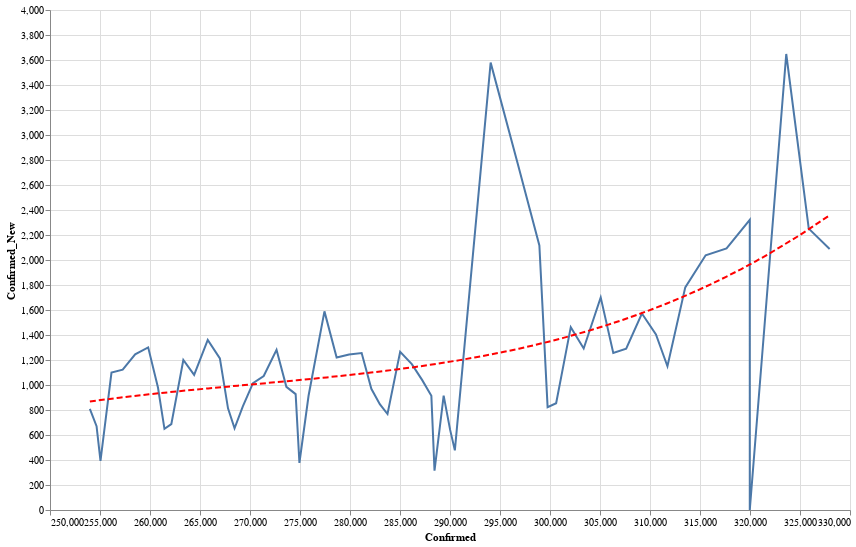

The notebook cell this image was saved under:
### Code cell
data = county_data('CA')
state = alt.Chart(data[data['County'] == 'Los Angeles'].sort_values('Date').tail(60)).mark_line().encode(
    x='Confirmed:Q',
    y='Confirmed_New:Q'
)
reg = state.transform_regression("Confirmed", "Confirmed_New", method="poly").mark_line(color='red', strokeDash=[6,3])
(state+reg).properties(width=800, height=500).interactive()

### Figure 1 — Vega-Lite specification as saved in the notebook (floating-point values rounded to 4 significant figures)
{"config": {"view": {"continuousWidth": 400, "continuousHeight": 300}}, "layer": [{"mark": "line", "encoding": {"x": {"type": "quantitative", "field": "Confirmed"}, "y": {"type": "quantitative", "field": "Confirmed_New"}}, "selection": {"selector006": {"type": "interval", "bind": "scales", "encodings": ["x", "y"]}}}, {"mark": {"type": "line", "color": "red", "strokeDash": [6, 3]}, "encoding": {"x": {"type": "quantitative", "field": "Confirmed"}, "y": {"type": "quantitative", "field": "Confirmed_New"}}, "transform": [{"on": "Confirmed", "regression": "Confirmed_New", "method": "poly"}]}], "data": {"name": "data-1ce86162d3be769c9922ef869290c54b"}, "height": 500, "width": 800, "$schema": "https://vega.github.io/schema/vega-lite/v4.8.1.json", "datasets": {"data-1ce86162d3be769c9922ef869290c54b": [{"County": "Los Angeles", "Date": "09-13-2020", "Confirmed": 254000.0, "Deaths": 6208.0, "Recovered": 0.0, "Confirmed_New": 809.0, "Deaths_New": 11.0, "Recovered_New": 0.0, "Active": 247800.0}, {"County": "Los Angeles", "Date": "09-14-2020", "Confirmed": 254700.0, "Deaths": 6231.0, "Recovered": 0.0, "Confirmed_New": 671.0, "Deaths_New": 23.0, "Recovered_New": 0.0, "Active": 248400.0}, {"County": "Los Angeles", "Date": "09-15-2020", "Confirmed": 255000.0, "Deaths": 6273.0, "Recovered": 0.0, "Confirmed_New": 393.0, "Deaths_New": 42.0, "Recovered_New": 0.0, "Active": 248800.0}, {"County": "Los Angeles", "Date": "09-16-2020", "Confirmed": 256100.0, "Deaths": 6303.0, "Recovered": 0.0, "Confirmed_New": 1099.0, "Deaths_New": 30.0, "Recovered_New": 0.0, "Active": 249800.0}, {"County": "Los Angeles", "Date": "09-17-2020", "Confirmed": 257300.0, "Deaths": 6324.0, "Recovered": 0.0, "Confirmed_New": 1123.0, "Deaths_New": 21.0, "Recovered_New": 0.0, "Active": 250900.0}, {"County": "Los Angeles", "Date": "09-18-2020", "Confirmed": 258500.0, "Deaths": 6330.0, "Recovered": 0.0, "Confirmed_New": 1245.0, "Deaths_New": 6.0, "Recovered_New": 0.0, "Active": 252200.0}, {"County": "Los Angeles", "Date": "09-19-2020", "Confirmed": 259800.0, "Deaths": 6330.0, "Recovered": 0.0, "Confirmed_New": 1301.0, "Deaths_New": 0.0, "Recovered_New": 0.0, "Active": 253500.0}, {"County": "Los Angeles", "Date": "09-20-2020", "Confirmed": 260800.0, "Deaths": 6353.0, "Recovered": 0.0, "Confirmed_New": 980.0, "Deaths_New": 23.0, "Recovered_New": 0.0, "Active": 254400.0}, {"County": "Los Angeles", "Date": "09-21-2020", "Confirmed": 261400.0, "Deaths": 6366.0, "Recovered": 0.0, "Confirmed_New": 649.0, "Deaths_New": 13.0, "Recovered_New": 0.0, "Active": 255100.0}, {"County": "Los Angeles", "Date": "09-22-2020", "Confirmed": 262100.0, "Deaths": 6401.0, "Recovered": 0.0, "Confirmed_New": 687.0, "Deaths_New": 35.0, "Recovered_New": 0.0, "Active": 255700.0}, {"County": "Los Angeles", "Date": "09-23-2020", "Confirmed": 263300.0, "Deaths": 6423.0, "Recovered": 0.0, "Confirmed_New": 1200.0, "Deaths_New": 22.0, "Recovered_New": 0.0, "Active": 256900.0}, {"County": "Los Angeles", "Date": "09-24-2020", "Confirmed": 264400.0, "Deaths": 6455.0, "Recovered": 0.0, "Confirmed_New": 1081.0, "Deaths_New": 32.0, "Recovered_New": 0.0, "Active": 258000.0}, {"County": "Los Angeles", "Date": "09-25-2020", "Confirmed": 265800.0, "Deaths": 6488.0, "Recovered": 0.0, "Confirmed_New": 1361.0, "Deaths_New": 33.0, "Recovered_New": 0.0, "Active": 259300.0}, {"County": "Los Angeles", "Date": "09-26-2020", "Confirmed": 267000.0, "Deaths": 6504.0, "Recovered": 0.0, "Confirmed_New": 1213.0, "Deaths_New": 16.0, "Recovered_New": 0.0, "Active": 260500.0}, {"County": "Los Angeles", "Date": "09-27-2020", "Confirmed": 267800.0, "Deaths": 6514.0, "Recovered": 0.0, "Confirmed_New": 813.0, "Deaths_New": 10.0, "Recovered_New": 0.0, "Active": 261300.0}, {"County": "Los Angeles", "Date": "09-28-2020", "Confirmed": 268500.0, "Deaths": 6515.0, "Recovered": 0.0, "Confirmed_New": 654.0, "Deaths_New": 1.0, "Recovered_New": 0.0, "Active": 261900.0}, {"County": "Los Angeles", "Date": "09-29-2020", "Confirmed": 269300.0, "Deaths": 6551.0, "Recovered": 0.0, "Confirmed_New": 829.0, "Deaths_New": 36.0, "Recovered_New": 0.0, "Active": 262700.0}, {"County": "Los Angeles", "Date": "09-30-2020", "Confirmed": 270300.0, "Deaths": 6576.0, "Recovered": 0.0, "Confirmed_New": 1015.0, "Deaths_New": 25.0, "Recovered_New": 0.0, "Active": 263700.0}, {"County": "Los Angeles", "Date": "10-01-2020", "Confirmed": 271400.0, "Deaths": 6610.0, "Recovered": 0.0, "Confirmed_New": 1072.0, "Deaths_New": 34.0, "Recovered_New": 0.0, "Active": 264800.0}, {"County": "Los Angeles", "Date": "10-02-2020", "Confirmed": 272700.0, "Deaths": 6626.0, "Recovered": 0.0, "Confirmed_New": 1282.0, "Deaths_New": 16.0, "Recovered_New": 0.0, "Active": 266000.0}, {"County": "Los Angeles", "Date": "10-03-2020", "Confirmed": 273600.0, "Deaths": 6642.0, "Recovered": 0.0, "Confirmed_New": 985.0, "Deaths_New": 16.0, "Recovered_New": 0.0, "Active": 267000.0}, {"County": "Los Angeles", "Date": "10-04-2020", "Confirmed": 274600.0, "Deaths": 6647.0, "Recovered": 0.0, "Confirmed_New": 927.0, "Deaths_New": 5.0, "Recovered_New": 0.0, "Active": 267900.0}, {"County": "Los Angeles", "Date": "10-05-2020", "Confirmed": 274900.0, "Deaths": 6654.0, "Recovered": 0.0, "Confirmed_New": 377.0, "Deaths_New": 7.0, "Recovered_New": 0.0, "Active": 268300.0}, {"County": "Los Angeles", "Date": "10-06-2020", "Confirmed": 275900.0, "Deaths": 6681.0, "Recovered": 0.0, "Confirmed_New": 914.0, "Deaths_New": 27.0, "Recovered_New": 0.0, "Active": 269200.0}, {"County": "Los Angeles", "Date": "10-07-2020", "Confirmed": 277400.0, "Deaths": 6709.0, "Recovered": 0.0, "Confirmed_New": 1589.0, "Deaths_New": 28.0, "Recovered_New": 0.0, "Active": 270700.0}, {"County": "Los Angeles", "Date": "10-08-2020", "Confirmed": 278700.0, "Deaths": 6726.0, "Recovered": 0.0, "Confirmed_New": 1220.0, "Deaths_New": 17.0, "Recovered_New": 0.0, "Active": 271900.0}, {"County": "Los Angeles", "Date": "10-09-2020", "Confirmed": 279900.0, "Deaths": 6741.0, "Recovered": 0.0, "Confirmed_New": 1244.0, "Deaths_New": 15.0, "Recovered_New": 0.0, "Active": 273200.0}, {"County": "Los Angeles", "Date": "10-10-2020", "Confirmed": 281200.0, "Deaths": 6768.0, "Recovered": 0.0, "Confirmed_New": 1256.0, "Deaths_New": 27.0, "Recovered_New": 0.0, "Active": 274400.0}, {"County": "Los Angeles", "Date": "10-11-2020", "Confirmed": 282100.0, "Deaths": 6771.0, "Recovered": 0.0, "Confirmed_New": 970.0, "Deaths_New": 3.0, "Recovered_New": 0.0, "Active": 275400.0}, {"County": "Los Angeles", "Date": "10-12-2020", "Confirmed": 283000.0, "Deaths": 6773.0, "Recovered": 0.0, "Confirmed_New": 847.0, "Deaths_New": 2.0, "Recovered_New": 0.0, "Active": 276200.0}, {"County": "Los Angeles", "Date": "10-13-2020", "Confirmed": 283800.0, "Deaths": 6790.0, "Recovered": 0.0, "Confirmed_New": 768.0, "Deaths_New": 17.0, "Recovered_New": 0.0, "Active": 277000.0}, {"County": "Los Angeles", "Date": "10-14-2020", "Confirmed": 285000.0, "Deaths": 6812.0, "Recovered": 0.0, "Confirmed_New": 1266.0, "Deaths_New": 22.0, "Recovered_New": 0.0, "Active": 278200.0}, {"County": "Los Angeles", "Date": "10-15-2020", "Confirmed": 286200.0, "Deaths": 6834.0, "Recovered": 0.0, "Confirmed_New": 1167.0, "Deaths_New": 22.0, "Recovered_New": 0.0, "Active": 279300.0}, {"County": "Los Angeles", "Date": "10-16-2020", "Confirmed": 287200.0, "Deaths": 6855.0, "Recovered": 0.0, "Confirmed_New": 1039.0, "Deaths_New": 21.0, "Recovered_New": 0.0, "Active": 280400.0}, {"County": "Los Angeles", "Date": "10-17-2020", "Confirmed": 288100.0, "Deaths": 6863.0, "Recovered": 0.0, "Confirmed_New": 914.0, "Deaths_New": 8.0, "Recovered_New": 0.0, "Active": 281300.0}, {"County": "Los Angeles", "Date": "10-18-2020", "Confirmed": 288500.0, "Deaths": 6876.0, "Recovered": 0.0, "Confirmed_New": 315.0, "Deaths_New": 13.0, "Recovered_New": 0.0, "Active": 281600.0}, {"County": "Los Angeles", "Date": "10-19-2020", "Confirmed": 289400.0, "Deaths": 6877.0, "Recovered": 0.0, "Confirmed_New": 915.0, "Deaths_New": 1.0, "Recovered_New": 0.0, "Active": 282500.0}, {"County": "Los Angeles", "Date": "10-20-2020", "Confirmed": 290000.0, "Deaths": 6912.0, "Recovered": 0.0, "Confirmed_New": 643.0, "Deaths_New": 35.0, "Recovered_New": 0.0, "Active": 283100.0}, {"County": "Los Angeles", "Date": "10-21-2020", "Confirmed": 290500.0, "Deaths": 6944.0, "Recovered": 0.0, "Confirmed_New": 477.0, "Deaths_New": 32.0, "Recovered_New": 0.0, "Active": 283500.0}, {"County": "Los Angeles", "Date": "10-22-2020", "Confirmed": 294100.0, "Deaths": 6956.0, "Recovered": 0.0, "Confirmed_New": 3579.0, "Deaths_New": 12.0, "Recovered_New": 0.0, "Active": 287100.0}, {"County": "Los Angeles", "Date": "10-23-2020", "Confirmed": 296800.0, "Deaths": 6974.0, "Recovered": 0.0, "Confirmed_New": 2756.0, "Deaths_New": 18.0, "Recovered_New": 0.0, "Active": 289800.0}, {"County": "Los Angeles", "Date": "10-24-2020", "Confirmed": 298900.0, "Deaths": 6989.0, "Recovered": 0.0, "Confirmed_New": 2116.0, "Deaths_New": 15.0, "Recovered_New": 0.0, "Active": 291900.0}, {"County": "Los Angeles", "Date": "10-25-2020", "Confirmed": 299800.0, "Deaths": 6993.0, "Recovered": 0.0, "Confirmed_New": 823.0, "Deaths_New": 4.0, "Recovered_New": 0.0, "Active": 292800.0}, {"County": "Los Angeles", "Date": "10-26-2020", "Confirmed": 300600.0, "Deaths": 7000.0, "Recovered": 0.0, "Confirmed_New": 854.0, "Deaths_New": 7.0, "Recovered_New": 0.0, "Active": 293600.0}, {"County": "Los Angeles", "Date": "10-27-2020", "Confirmed": 302100.0, "Deaths": 7027.0, "Recovered": 0.0, "Confirmed_New": 1463.0, "Deaths_New": 27.0, "Recovered_New": 0.0, "Active": 295000.0}, {"County": "Los Angeles", "Date": "10-28-2020", "Confirmed": 303400.0, "Deaths": 7040.0, "Recovered": 0.0, "Confirmed_New": 1292.0, "Deaths_New": 13.0, "Recovered_New": 0.0, "Active": 296300.0}, {"County": "Los Angeles", "Date": "10-29-2020", "Confirmed": 305100.0, "Deaths": 7044.0, "Recovered": 0.0, "Confirmed_New": 1701.0, "Deaths_New": 4.0, "Recovered_New": 0.0, "Active": 298000.0}, {"County": "Los Angeles", "Date": "10-30-2020", "Confirmed": 306300.0, "Deaths": 7056.0, "Recovered": 0.0, "Confirmed_New": 1257.0, "Deaths_New": 12.0, "Recovered_New": 0.0, "Active": 299300.0}, {"County": "Los Angeles", "Date": "10-31-2020", "Confirmed": 307600.0, "Deaths": 7071.0, "Recovered": 0.0, "Confirmed_New": 1291.0, "Deaths_New": 15.0, "Recovered_New": 0.0, "Active": 300500.0}, {"County": "Los Angeles", "Date": "11-01-2020", "Confirmed": 309200.0, "Deaths": 7074.0, "Recovered": 0.0, "Confirmed_New": 1572.0, "Deaths_New": 3.0, "Recovered_New": 0.0, "Active": 302100.0}, {"County": "Los Angeles", "Date": "11-02-2020", "Confirmed": 310600.0, "Deaths": 7076.0, "Recovered": 0.0, "Confirmed_New": 1405.0, "Deaths_New": 2.0, "Recovered_New": 0.0, "Active": 303500.0}, {"County": "Los Angeles", "Date": "11-03-2020", "Confirmed": 311700.0, "Deaths": 7097.0, "Recovered": 0.0, "Confirmed_New": 1150.0, "Deaths_New": 21.0, "Recovered_New": 0.0, "Active": 304600.0}, {"County": "Los Angeles", "Date": "11-04-2020", "Confirmed": 313500.0, "Deaths": 7117.0, "Recovered": 0.0, "Confirmed_New": 1781.0, "Deaths_New": 20.0, "Recovered_New": 0.0, "Active": 306400.0}, {"County": "Los Angeles", "Date": "11-05-2020", "Confirmed": 315600.0, "Deaths": 7140.0, "Recovered": 0.0, "Confirmed_New": 2038.0, "Deaths_New": 23.0, "Recovered_New": 0.0, "Active": 308400.0}, {"County": "Los Angeles", "Date": "11-06-2020", "Confirmed": 317700.0, "Deaths": 7157.0, "Recovered": 0.0, "Confirmed_New": 2092.0, "Deaths_New": 17.0, "Recovered_New": 0.0, "Active": 310500.0}, {"County": "Los Angeles", "Date": "11-07-2020", "Confirmed": 320000.0, "Deaths": 7170.0, "Recovered": 0.0, "Confirmed_New": 2321.0, "Deaths_New": 13.0, "Recovered_New": 0.0, "Active": 312800.0}, {"County": "Los Angeles", "Date": "11-08-2020", "Confirmed": 320000.0, "Deaths": 7170.0, "Recovered": 0.0, "Confirmed_New": 0.0, "Deaths_New": 0.0, "Recovered_New": 0.0, "Active": 312800.0}, {"County": "Los Angeles", "Date": "11-09-2020", "Confirmed": 323600.0, "Deaths": 7177.0, "Recovered": 0.0, "Confirmed_New": 3648.0, "Deaths_New": 7.0, "Recovered_New": 0.0, "Active": 316400.0}, {"County": "Los Angeles", "Date": "11-10-2020", "Confirmed": 325900.0, "Deaths": 7200.0, "Recovered": 0.0, "Confirmed_New": 2251.0, "Deaths_New": 23.0, "Recovered_New": 0.0, "Active": 318700.0}, {"County": "Los Angeles", "Date": "11-11-2020", "Confirmed": 328000.0, "Deaths": 7216.0, "Recovered": 0.0, "Confirmed_New": 2088.0, "Deaths_New": 16.0, "Recovered_New": 0.0, "Active": 320700.0}]}}
